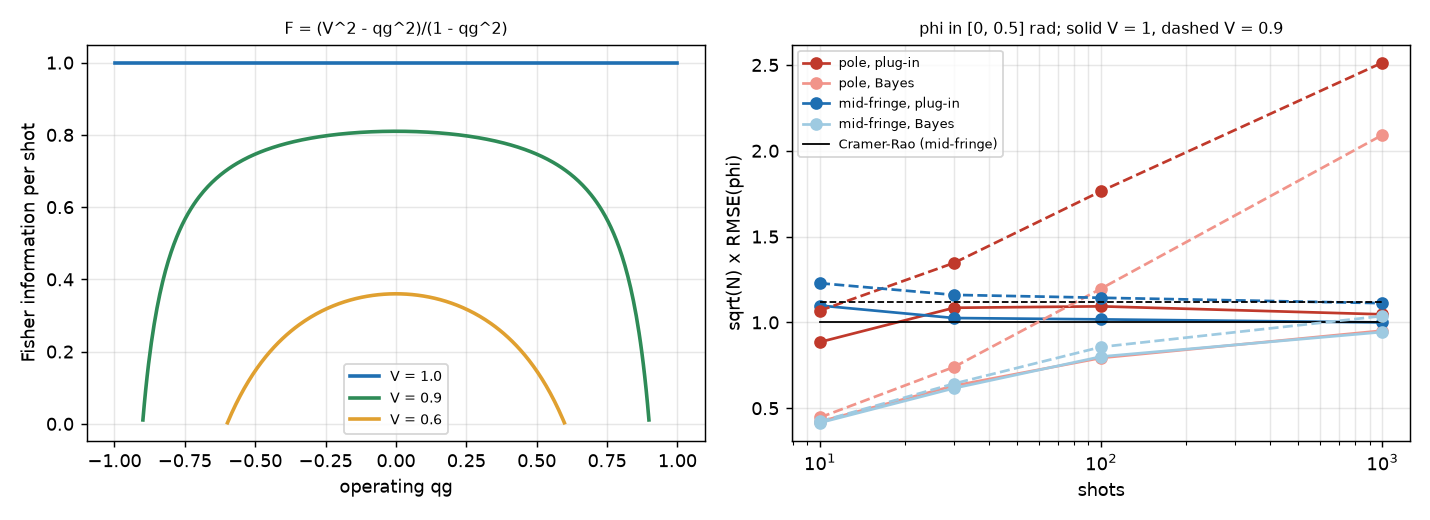

This chart was generated by the following Python code:
"""
Ramsey phase sensing in qg units: where to operate, and what few shots do.

A Ramsey sequence turns a phase phi into the measured
    qg = a + b V cos(phi - alpha),
with fringe visibility V (dephasing), a control phase alpha (the
operating point), and the affine readout map a, b of §31.

A. Fisher information per shot. For a Bernoulli outcome with mean qg,
F_qg = 1/(1 - qg^2) (§15.1), and dqg/dphi = -b V sin x, x = phi - alpha:

    F(phi) = b^2 V^2 sin^2 x / (1 - qg^2).

With a = 0 and b = 1 this is
    F = (V^2 - qg^2)/(1 - qg^2),
a one-line function of the operating qg: the 1/(1 - qg^2) gain near the
poles is exactly cancelled by the Jacobian when V = 1 (F = 1 at every
operating point), and with V < 1 the optimum is the mid-fringe qg = 0
(the known rule) while F -> 0 at the bright fringe. With an asymmetric
readout (a != 0, from §31) the optimum moves off quadrature; it is
found numerically in optimal_operating_point().

B. Few shots. The Cramer-Rao bound is flat in the operating point when
V = 1, but a finite number of shots is not: near a pole all shots
often give the same outcome and the arccos inversion sticks at the pole.
We estimate a small phase phi in [0, 0.5] rad (a weak signal) with N
shots at a fixed operating point:
  "pole"        alpha = 0 (qg near V: bright fringe)
  "mid-fringe"  alpha = -pi/2 (qg near 0)
and two estimators: plug-in inversion (arccos / arcsin of the measured
qg) and the Bayesian posterior mean with a uniform prior on [0, 0.5].
Score: sqrt(N) x RMSE of phi, against the Cramer-Rao value 1/sqrt(F).

Findings:

  * F = (V^2 - qg^2)/(1 - qg^2) is exact, and it reproduces the known
    rule in one line: with V = 1 every operating point gives F = 1;
    with V < 1 the mid-fringe (qg = 0) is optimal, and F -> 0 at the
    bright fringe.
  * Asymmetric readout moves the optimum off quadrature, but the gain
    is negligible: +0.17% with the §31 readout (e01 0.015, e10 0.04,
    V = 0.9, optimum at qg* = +0.09) and +1.6% even with e10 = 0.10.
  * Few shots, V = 1 (phi in [0, 0.5] rad, sqrt(N) x RMSE, CRB = 1):
    plug-in inversion is within 0.89-1.12 at both operating points,
    although at the pole 82% of 10-shot runs give identical outcomes;
    the Bayesian posterior mean is ~2x better at 10 shots (0.41-0.42)
    because the prior range is information, and converges to the CRB
    by 1000 shots.
  * Few shots, V = 0.9: the pole is the wrong place and gets worse
    with more shots (plug-in 1.09, 1.38, 1.85, 2.50 at N = 10 ... 1000,
    because F -> 0 there and small phases become invisible), while the
    mid-fringe tracks its bound (1.11-1.24, CRB 1.12).

Honest summary: a clean qg form of known Ramsey facts. No gain over
standard practice (operate at mid-fringe, use a prior at few shots).
"""

import math

import numpy as np
from scipy.optimize import minimize_scalar

PHI_RANGE = (0.0, 0.5)
OPERATING = {"pole": 0.0, "mid-fringe": -math.pi / 2}


def measured_qg(phi, alpha, V=1.0, a=0.0, b=1.0):
    return a + b * V * np.cos(phi - alpha)


def fisher(phi, alpha, V=1.0, a=0.0, b=1.0):
    q = measured_qg(phi, alpha, V, a, b)
    return (b * V * np.sin(phi - alpha)) ** 2 / np.maximum(1 - q**2, 1e-300)


def fisher_from_qg(qg, V):
    """a = 0, b = 1: F as a function of the operating qg."""
    return (V**2 - qg**2) / (1 - qg**2)


def optimal_operating_point(V, a, b=1.0):
    """b < 1 - |a| keeps the fringe inside (-1, 1) (a physical readout)."""
    res = minimize_scalar(lambda x: -fisher(x, 0.0, V, a, b), bounds=(1e-6, math.pi - 1e-6), method="bounded",
                          options={"xatol": 1e-12})
    x = float(res.x)
    return x, float(measured_qg(x, 0.0, V, a, b)), float(-res.fun), float(fisher(math.pi / 2, 0.0, V, a, b))


def _plugin(k, n, alpha, V):
    q = np.clip((2 * k - n) / n / V, -1, 1)
    if alpha == 0.0:
        return np.arccos(q)                      # phi in [0, pi]
    return np.arcsin(-q)                         # alpha = -pi/2: qg = -V sin(phi)


def _bayes(k, n, alpha, V, grid=np.linspace(*PHI_RANGE, 801)):
    p0 = np.clip((1 + measured_qg(grid, alpha, V)) / 2, 1e-12, 1 - 1e-12)
    ll = k[:, None] * np.log(p0)[None] + (n - k)[:, None] * np.log(1 - p0)[None]
    ll -= ll.max(axis=1, keepdims=True)
    w = np.exp(ll)
    return (w @ grid) / w.sum(axis=1)


def few_shot(n_shots, V=1.0, reps=4000, seed=0):
    """sqrt(N) * RMSE for each (operating point, estimator), plus the
    Cramer-Rao value averaged over the prior, and the fraction of runs
    where every shot gave the same outcome."""
    rng = np.random.default_rng(seed)
    phi = rng.uniform(*PHI_RANGE, reps)
    out = {}
    for name, alpha in OPERATING.items():
        p0 = (1 + measured_qg(phi, alpha, V)) / 2
        k = rng.binomial(n_shots, p0).astype(float)
        crb = float(np.sqrt(np.mean(1 / fisher(phi, alpha, V))))
        for est in ("plug-in", "Bayes"):
            e = _plugin(k, n_shots, alpha, V) if est == "plug-in" else _bayes(k, n_shots, alpha, V)
            out[(name, est)] = float(np.sqrt(np.mean((e - phi) ** 2)) * math.sqrt(n_shots))
        out[(name, "CRB")] = crb
        out[(name, "all same")] = float(np.mean((k == 0) | (k == n_shots)))
    return out


SHOTS = (10, 30, 100, 1000)


def make_figure(path):
    import matplotlib

    matplotlib.use("Agg")
    import matplotlib.pyplot as plt

    fig, (ax1, ax2) = plt.subplots(1, 2, figsize=(11, 4))
    q = np.linspace(-0.999, 0.999, 400)
    for V, c in ((1.0, "#1f6fb2"), (0.9, "#2e8b57"), (0.6, "#e0a030")):
        qq = q[np.abs(q) <= V]
        ax1.plot(qq, fisher_from_qg(qq, V), color=c, lw=2, label=f"V = {V}")
    ax1.set_xlabel("operating qg")
    ax1.set_ylabel("Fisher information per shot")
    ax1.set_title("F = (V^2 - qg^2)/(1 - qg^2)", fontsize=9)
    ax1.legend(fontsize=8)
    ax1.grid(alpha=0.3)
    for V, ls in ((1.0, "-"), (0.9, "--")):
        rows = [few_shot(n, V, reps=3000) for n in SHOTS]
        for (name, est), c in ((("pole", "plug-in"), "#c0392b"), (("pole", "Bayes"), "#f1948a"),
                               (("mid-fringe", "plug-in"), "#1f6fb2"), (("mid-fringe", "Bayes"), "#9ecae1")):
            ax2.semilogx(SHOTS, [r[(name, est)] for r in rows], ls, color=c, marker="o",
                         label=f"{name}, {est}" if V == 1.0 else None)
        ax2.semilogx(SHOTS, [r[("mid-fringe", "CRB")] for r in rows], ls, color="k", lw=1,
                     label="Cramer-Rao (mid-fringe)" if V == 1.0 else None)
    ax2.set_xlabel("shots")
    ax2.set_ylabel("sqrt(N) x RMSE(phi)")
    ax2.set_title("phi in [0, 0.5] rad; solid V = 1, dashed V = 0.9", fontsize=9)
    ax2.legend(fontsize=7)
    ax2.grid(alpha=0.3, which="both")
    fig.tight_layout()
    fig.savefig(path, dpi=130)


if __name__ == "__main__":
    import sys

    print("A. Operating point: F at quadrature vs optimum")
    # readouts: ideal; §31 (e01 0.015, e10 0.04); strongly asymmetric (e01 0.01, e10 0.10)
    for V, (e01, e10) in ((1.0, (0, 0)), (0.9, (0, 0)), (0.9, (0.015, 0.04)), (0.9, (0.01, 0.10)),
                          (0.6, (0.01, 0.10))):
        a, b = e10 - e01, 1 - e01 - e10
        x, q, f, fq = optimal_operating_point(V, a, b)
        print(f"  V {V}, e01 {e01}, e10 {e10}: optimum at x = {x:.3f} rad (qg* = {q:+.3f}), F* = {f:.4f}, "
              f"F(quadrature) = {fq:.4f}, gain {100 * (f / fq - 1):.2f}%")
    for V in (1.0, 0.9):
        print(f"\nB. Few shots, V = {V}: sqrt(N) x RMSE (CRB); fraction of runs with all shots equal")
        for n in SHOTS:
            r = few_shot(n, V)
            print(f"  N={n:5d}  " + "  ".join(
                f"{name}: plug-in {r[(name, 'plug-in')]:.2f}, Bayes {r[(name, 'Bayes')]:.2f} "
                f"(CRB {r[(name, 'CRB')]:.2f}, same {r[(name, 'all same')]:.2f})" for name in OPERATING))
    if "--figure" in sys.argv:
        make_figure(__file__.replace(".py", ".png"))
